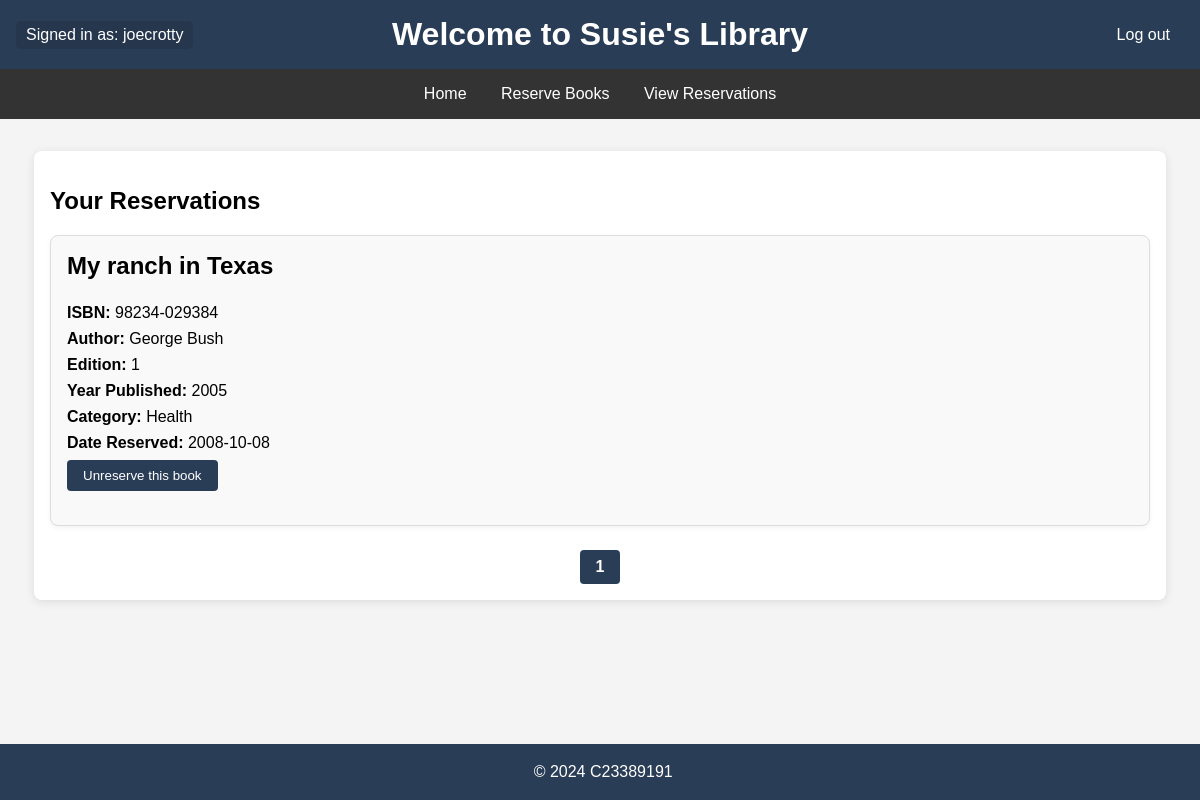
The app's page /AS/view.php (signed in) with its own data.
### tables this page shows
CREATE TABLE IF NOT EXISTS Reservations
(
    ISBN VARCHAR(30),
    Username VARCHAR(30),
    ReservedDate DATE,
   
    CONSTRAINT fk_username
    FOREIGN KEY (Username)
    REFERENCES Users(Username),
   
    CONSTRAINT fk_isbn
    FOREIGN KEY (ISBN)
    REFERENCES Books(ISBN)
);

CREATE TABLE IF NOT EXISTS Books
(
    ISBN VARCHAR(30) PRIMARY KEY,
    BookTitle VARCHAR(30),
    Author VARCHAR(30),
    Edition INT(2),
    YearPublished YEAR,
    Category VARCHAR(3),
    Reserved CHAR(1),
   
    CONSTRAINT fk_category
    FOREIGN KEY (Category)
    REFERENCES Categories(CategoryID)
);

CREATE TABLE IF NOT EXISTS Categories
(
    CategoryID VARCHAR(3) PRIMARY KEY,
    CategoryDescription VARCHAR(30)
);

### AS/view.php (the view, shortened to what this page needs)
<!DOCTYPE html>
<html lang="en">
<head>
    <link rel="stylesheet" href="style.css">
</head>
<body>
    <?php
        include 'header.php';
    ?>
    <div class="content">
        <h2>Your Reservations</h2>
        <?php
        require_once "database.php";
        if (!isset($_SESSION['user_id'])) {
            echo "<p>Please <a href='login.php'>login</a> to view your reservations.</p>";
        } else {
            $username = $_SESSION['user_id'];
            $page = isset($_GET['page']) && is_numeric($_GET['page']) ? (int)$_GET['page'] : 1;
            $rows = 3;
            $offset = ($page - 1) * $rows;
            $count_sql = "SELECT COUNT(*) as total FROM reservations WHERE Username = '$username'";
            $count_result = $conn->query($count_sql);
            $row = $count_result->fetch_assoc();
            $total_rows = $row['total'];
            $total_pages = ceil($total_rows/$rows);
            $sql = "SELECT * FROM reservations WHERE Username = '$username' LIMIT $rows OFFSET $offset";
            $result = $conn->query($sql);
            if ($result->num_rows > 0) {
                while ($row = $result->fetch_assoc()) {
                    $isbn = $row["ISBN"];
                    $sql2 = "SELECT BookTitle, Author, Edition, YearPublished, Category FROM books WHERE ISBN = '$isbn'";
                    $result2 = $conn->query($sql2);
                    $row2 = $result2->fetch_assoc();
                    $cat = $row2["Category"];
                    $sql3 = "SELECT CategoryDescription FROM Categories WHERE CategoryID = '$cat'";
                    $result3 = $conn->query($sql3);
                    $row3 = $result3->fetch_assoc();
                    echo "<div class='book-box'>";
                    echo '<h3 class="book-title">' . $row2["BookTitle"] . '</h3>';
                    echo "<p><strong>ISBN:</strong> " . $row["ISBN"] . "</p>";
                    echo "<p><strong>Author:</strong> " . $row2["Author"] . "</p>";
                    echo "<p><strong>Edition:</strong> " . $row2["Edition"] . "</p>";
                    echo "<p><strong>Year Published:</strong> " . $row2["YearPublished"] . "</p>";
                    echo "<p><strong>Category:</strong> " . $row3["CategoryDescription"] . "</p>";
                    echo "<p><strong>Date Reserved:</strong> " . $row["ReservedDate"] . "</p>";
                    echo "<form action='unreserveFunction.php' method='POST' style='display:inline;'>";
                    echo "<button type='submit' name='unreserve_book' value='" . $row["ISBN"] . "'>Unreserve this book</button>";
                    echo "</form><br><br>";
                    echo "</div>";
                }
            } else {
                echo "<p>No reservations on this page.</p>";
            }
            echo "<div class='pagination' >";
            for ($i = 1; $i <= $total_pages; $i++) {
                if ($i == $page) {
                    echo "<strong>$i</strong> ";
                } else {
                    echo "<a href='view.php?page=$i'>$i</a>";
                }
            }
        }
        echo "</div>";
        ?>
    </div>
    <?php
        include 'footer.php';
    ?>
</body>
</html>

### AS/style.css (style rules this page uses)
body { font-family: Arial, sans-serif; margin: 0; padding: 0; background-color: #f4f4f4; }
.content { max-width: 1100px; margin: 2rem auto; padding: 1rem; background-color: white; border-radius: 8px; box-shadow: 0 2px 10px rgba(0, 0, 0, 0.1); }
.book-box { background-color: #f9f9f9; padding: 1rem; margin: 1rem 0; border: 1px solid #ddd; border-radius: 8px; box-shadow: 0 2px 5px rgba(0, 0, 0, 0.05); }
.book-box h3 { margin-top: 0; font-size: 1.5rem; }
.book-box p { margin: 0.5rem 0; }
.book-box button { background-color: #2a3d56; color: white; padding: 0.5rem 1rem; border: none; cursor: pointer; border-radius: 4px; }
.book-box form { display: inline; }
.pagination { text-align: center; margin-top: 1.5rem; }
.pagination a, .pagination strong { display: inline-block; padding: 0.5rem 1rem; margin: 0 5px; font-size: 1rem; color: #2a3d56; text-decoration: none; border-radius: 4px; transition: background-color 0.3s; }
.pagination a:hover, .pagination strong { background-color: #2a3d56; color: white; }

### records on screen
reservations: ISBN.BookTitle "My ranch in Texas", ISBN "98234-029384", ISBN.Author "George Bush", ISBN.Edition "1", ISBN.YearPublished "2005", categories.CategoryDescription "Health", ReservedDate "2008-10-08"

### other values on screen
$_SESSION['user_id'] "joecrotty"
